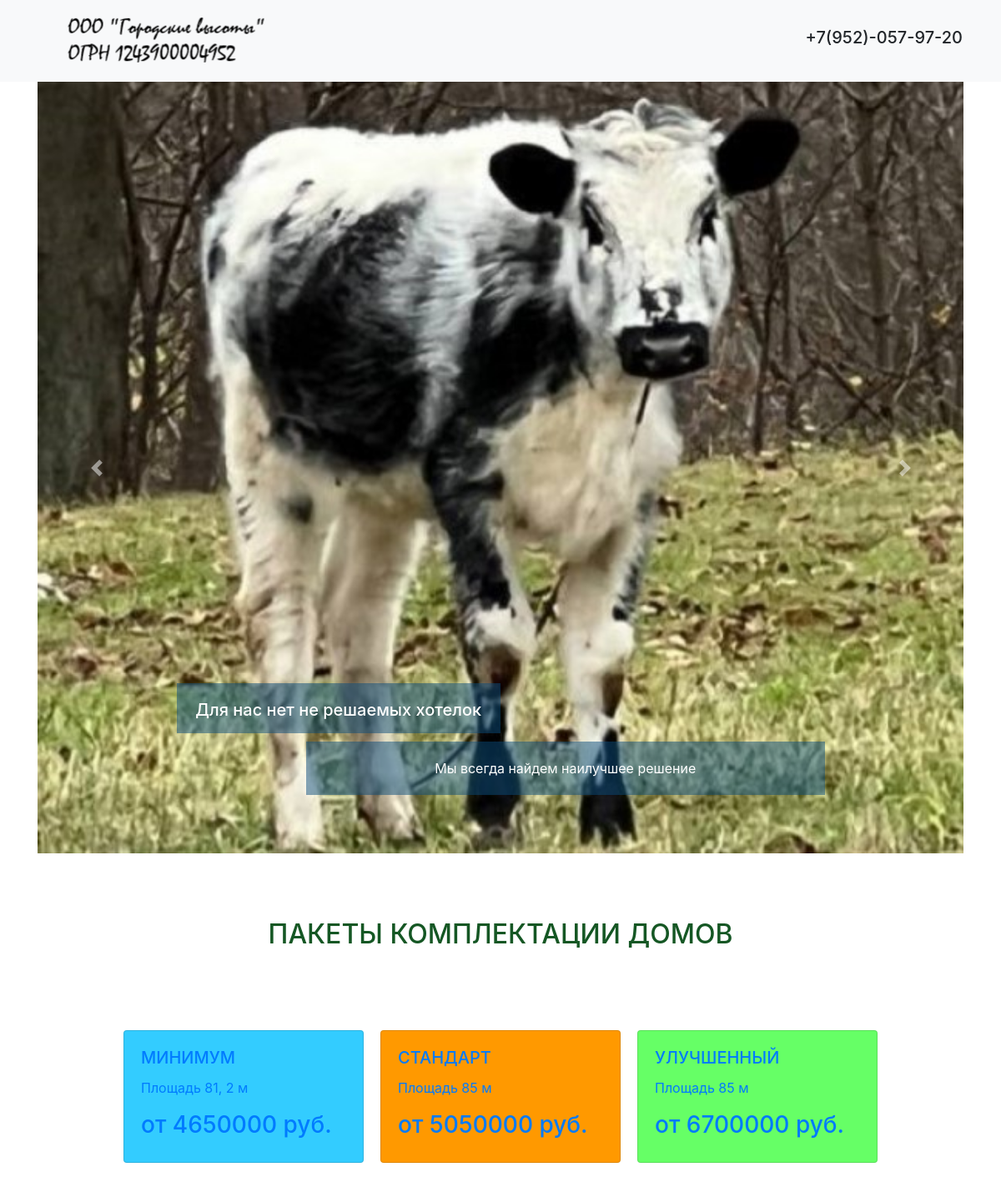
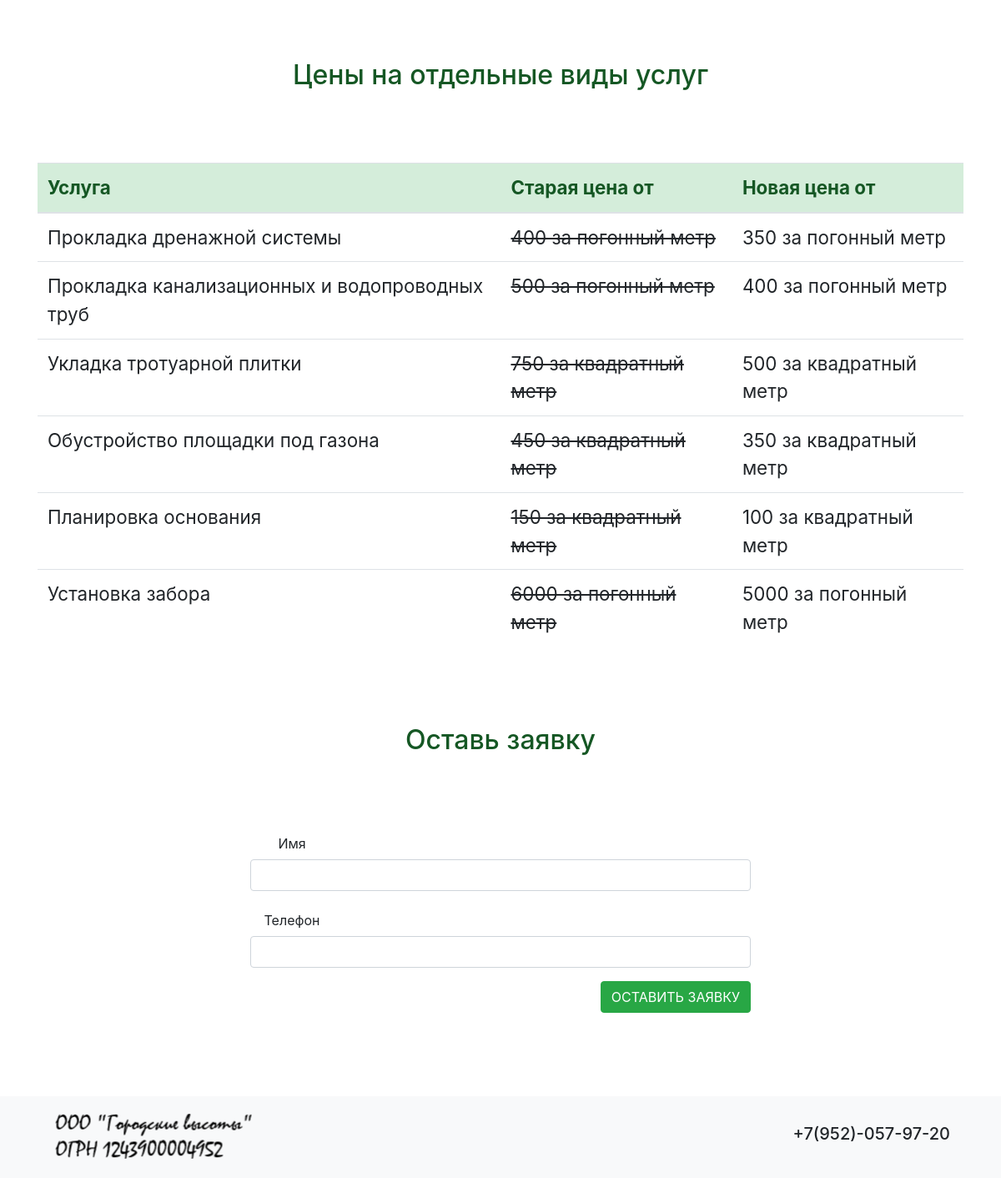
The page / on the database its author committed (2 pictures, top to bottom).
### cms/models.py (models this page shows, shortened)
class CmcSlider(models.Model):
    cms_img = models.ImageField(upload_to='slider_img/', verbose_name='Изображение' )
    cms_title = models.CharField(max_length=200, verbose_name='Заголовок')
    cms_text = models.CharField(max_length=200, verbose_name='Текст')
    cms_css = models.CharField(max_length=200, default='-', verbose_name='CSS класс')
    class Meta:
        verbose_name = 'слайд'
        verbose_name_plural = 'Слайды'

### price/models.py (models this page shows, shortened)
class PriceCard(models.Model):
    pc_value = models.CharField(max_length=20, verbose_name='Цена')
    pc_discription = models.CharField(max_length=200, verbose_name='Описание')
    class Meta:
        verbose_name = 'цену'
        verbose_name_plural = 'Цены'

class PriceTable(models.Model):
    pt_title = models.CharField(max_length=200, verbose_name='Услуга')
    pt_old_price = models.CharField(max_length=200, verbose_name='Старая цена')
    pt_new_price = models.CharField(max_length=200, verbose_name='Новая цена')
    class Meta:
        verbose_name = 'услугу'
        verbose_name_plural = 'Услуги'

### cms/views.py (the view)
# urls.py: path('', views.first_page, name='first_page'),
def first_page(request):
    slider_list = CmcSlider.objects.all()
    pc_1 = PriceCard.objects.get(pk=1)
    pc_2 = PriceCard.objects.get(pk=2)
    pc_3 = PriceCard.objects.get(pk=3)
    price_table = PriceTable.objects.all()
    form = OrderForm()
    context = {
        'slider_list': slider_list,
        'pc_1': pc_1,
        'pc_2': pc_2,
        'pc_3': pc_3,
        'price_table': price_table,
        'form': form,
    }
    return render(request, 'cms/index.html', context)

### crm/forms.py
class OrderForm(forms.Form):
    name = forms.CharField(max_length=200, widget=forms.TextInput(attrs={'class': 'form-control'}))
    phone = forms.CharField(max_length=200, widget=forms.TextInput(attrs={'class': 'form-control'}))

### cms/templates/cms/index.html (shortened to what this page needs)
{% extends 'cms/base.html' %}
{% block content %}
{% include 'cms/carusel.html' %}
{% include 'cms/price.html' %}
<section>
    <div class="container class_form">
        <h1 class="text-3">Оставь заявку</h1>
        <div class="row justify-content-center">
        <form action="{% url 'thanks_page' %}" method="POST" style="width: 50%;">
          <div class="form-group row">
            <label for="inputEmail3" class="col-sm-2 col-form-label">Имя</label><br>
             {{ form.name }}
          </div>
          <div class="form-group row">
            <label for="inputEmail3" class="col-sm-2 col-form-label">Телефон</label><br>
              {{ form.phone }}
          </div>
          <div style="float: right;" class="form-group row">
              <button type="submit" class="btn btn-success">ОСТАВИТЬ ЗАЯВКУ</button>
          </div>
        </form>
        </div>
    </div>
</section>
{% endblock %}

### cms/templates/cms/base.html (shortened to what this page needs)
<!doctype html>
{% load static %}
<html lang="ru">
  <head>
    <link href="{% static 'css/style.css' %}" rel="stylesheet">
    <link rel="stylesheet" href="https://cdn.jsdelivr.net/npm/bootstrap@4.5.3/dist/css/bootstrap.min.css">
  </head>
  <body>
  <div class="bg-light">
	<nav class="navbar navbar-light bg-light container">
	  <a class="logo-top" href="{% url 'first_page' %}">
	    <img src="{% static 'cms/logo4.png' %}" class="d-inline-block align-top" alt="" loading="lazy">
	  </a>
	  <div class="contact-top">
              	<h5>+7(952)-057-97-20</h5>
      </div>
	</nav>
	</div>
  {% block content %}
  {% endblock %}
<footer class="bg-light">
    <div class="container">
        <nav class="navbar navbar-light container">
            <a class="logo-bottom" href="{% url 'first_page' %}">
                <img src="{% static 'cms/logo4.png' %}" class="d-inline-block align-top" alt="" loading="lazy">
            </a>
            <div class="contact-top">
              	<h5>+7(952)-057-97-20</h5></a>
            </div>
        </nav>
    </div>
</footer>
  </body>
</html>

### cms/templates/cms/carusel.html (shortened to what this page needs)
<section>
	<div id="carouselExampleCaptions" class="carousel slide container" data-ride="carousel">
	  <div class="carousel-inner">
		  {% for slide in slider_list %}
		  <div class="carousel-item {{ slide.cms_css }}">
		      <img src="{{ slide.cms_img.url }}" class="d-block w-100"  alt="...">
		      <div class="carousel-caption d-none d-md-block">
			     <h5 class="slaider_h">{{ slide.cms_title }}</h5>
			     <p class="slaider_p">{{ slide.cms_text }}</p>
		      </div>
		  </div>
		   {% endfor %}
	  </div>
	  <a class="carousel-control-prev" href="#carouselExampleCaptions" role="button" data-slide="prev">
		<span class="carousel-control-prev-icon" aria-hidden="true"></span>
	  </a>
	  <a class="carousel-control-next" href="#carouselExampleCaptions" role="button" data-slide="next">
		<span class="carousel-control-next-icon" aria-hidden="true"></span>
	  </a>
	</div>
</section>

### cms/templates/cms/price.html
    {% load static %}
  <section>
      <div class="container">
          <h1 class="text-3">ПАКЕТЫ КОМПЛЕКТАЦИИ ДОМОВ</h1>
          <div class="row justify-content-center">
              <div class="card product_card" style="width: 18rem; background-color: #33CCFF;">
                <div class="card-body"><a href="{% static 'cms/минимум.pdf' %}" target='_blank'>
                  <h5 class="card-title">МИНИМУМ</h5>
                  <p class="card-text">{{ pc_3.pc_discription }}</p>
                    <h3>от {{ pc_3.pc_value }} руб.</h3></a>
                </div>
              </div>
              <div class="card product_card" style="width: 18rem; background-color: #FF9900;">
                <div class="card-body"><a href="{% static 'cms/стандарт.pdf' %}" target='_blank'>
                  <h5 class="card-title">СТАНДАРТ</h5>
                  <p class="card-text">{{ pc_2.pc_discription }}</p>
                  <h3>от {{ pc_2.pc_value }} руб.</h3></a>
                </div>
              </div>
              <div class="card product_card" style="width: 18rem; background-color: #66FF66;">
                <div class="card-body"><a href="{% static 'cms/улучшенные.pdf' %}" target='_blank'>
                  <h5 class="card-title">УЛУЧШЕННЫЙ</h5>
                  <p class="card-text">{{ pc_2.pc_discription }}</p>
                  <h3>от {{ pc_1.pc_value }} руб.</h3></a>
                </div>
              </div>
          </div>
      </div>
  </section>
  <section>
      <div class="container">
          <h1 class="text-3">Цены на отдельные виды услуг</h1>
          <table class="table table_one">
            <thead class="alert-success">
              <tr>
                <th scope="col">Услуга</th>
                <th scope="col">Старая цена от</th>
                <th scope="col">Новая цена от</th>
              </tr>
            </thead>
            <tbody>
              {% for obj in price_table %}
              <tr>
                <td>{{ obj.pt_title }}</td>
                <td><del>{{ obj.pt_old_price}}</del></td>
                <td>{{ obj.pt_new_price }}</td>
              </tr>
              {% endfor %}
            </tbody>
          </table>
      </div>
  </section>

### cms/static/css/style.css (style rules this page uses)
.logo-top { float: left; margin: 0px 0px 5px 30px; }
.slaider_h { height: 60px; width: 50%; margin: 30px 0px 10px 0px; padding-top: 20px; background-color: rgba(10, 77, 125, 0.5); text-align: center; }
.slaider_p { height: 100%; width: 80%; float: right; margin: 0px 0px 30px 0px; padding-top: 20px; padding-bottom: 20px; background-color: rgba(10, 77, 125, 0.5); text-align: center; }
.text-3 { color: #155724; font-size: 2em; text-align: center; padding-top: 7%; padding-bottom: 7%; }
.product_card { margin: 10px; }
.table_one { font-size: 1.4em; }
.class_form { text-align: center; padding-bottom: 7%; }
.logo-bottom { margin: 0 0 5px; }

### rows shown on the page
CmcSlider: cms_img (picture), cms_title "Для нас нет не решаемых хотелок", cms_text "Мы всегда найдем наилучшее решение"
PriceCard: pc_discription "Площадь 81, 2 м", pc_value "4650000"
PriceCard: pc_discription "Площадь 85 м", pc_value "5050000"
PriceCard: pc_value "6700000"
PriceTable: pt_title "Прокладка дренажной системы", pt_old_price "400 за погонный метр", pt_new_price "350 за погонный метр"
PriceTable: pt_title "Прокладка канализационных и водопроводных труб", pt_old_price "500 за погонный метр", pt_new_price "400 за погонный метр"
PriceTable: pt_title "Укладка тротуарной плитки", pt_old_price "750 за квадратный метр", pt_new_price "500 за квадратный метр"
PriceTable: pt_title "Обустройство площадки под газона", pt_old_price "450 за квадратный метр", pt_new_price "350 за квадратный метр"
PriceTable: pt_title "Планировка основания", pt_old_price "150 за квадратный метр", pt_new_price "100 за квадратный метр"
PriceTable: pt_title "Установка забора", pt_old_price "6000 за погонный метр", pt_new_price "5000 за погонный метр"
